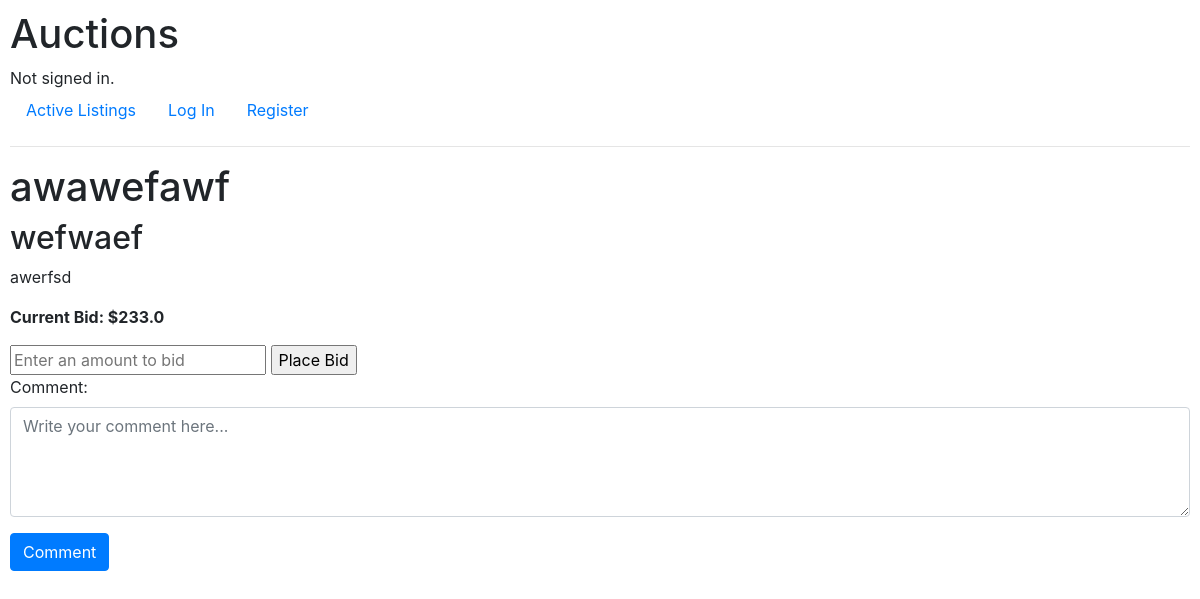
The page /listing_page/2 on the database its author committed.
### auctions/models.py (models this page shows, shortened)
class Auctions(models.Model):
    auction_id = models.BigAutoField(primary_key=True)
    auction_name = models.CharField(max_length=1000)
    item_image = models.CharField(
        max_length=10000, blank=True, null=True, default=None
    )
    item_category = models.CharField(max_length=1000, blank=True, null=True, default=None)
    item_name = models.CharField(max_length=1000, default="No Name")
    item_description = models.CharField(max_length=10000, default="None")
    starting_bid = models.FloatField()
    listing_creation_time = models.DateTimeField(auto_now_add=True)
    listed_by = models.ForeignKey(
        User, on_delete=models.CASCADE, related_name="listed_items"
    )
    current_bid = models.FloatField()
    current_bid_by = models.ForeignKey(
        User, blank=True, null=True,
        default=None,
        on_delete=models.SET_NULL,
        related_name="winning_bids"
    )
    status = models.CharField(max_length=4, default="Sale")
    sold_to = models.ForeignKey(
        User, blank=True,
        null=True,
        on_delete=models.SET_NULL,
        related_name="purchased_items",
    )

### auctions/views.py (the view, shortened to what this page needs)
# urls.py: path("listing_page/<int:auction_id>", views.listing_page, name="listing_page"),
def listing_page(request, auction_id):
    auction = Auctions.objects.get(pk=auction_id)
    return render(request, "auctions/listing_page.html", {
        "a": auction
    })

### auctions/templates/auctions/listing_page.html (shortened to what this page needs)
{% extends "auctions/layout.html" %} {% block body %}
<h1>{{ a.auction_name }}</h1>
<h2>{{ a.item_name }}</h2>
<p>{{ a.item_description }}</p>
{% if a.status != "Sold" %}
  {% if a.current_bid_by is None %}
    <p><strong>Starting Bid: ${{ a.starting_bid }}</strong></p>
  {% else %}
    <p><strong>Current Bid: ${{ a.current_bid }}</strong></p>
  {% endif %}
<form action="{{ a.id }}" method="post">
    <input type="text" name="bid" placeholder="Enter an amount to bid">
    <input type="submit" name="submit" value="Place Bid">
  </form>
{% else %}
  <p><strong>Item "{{ a.item_name }}" sold by user {{ a.listed_by }} at the price of ${{ a.current_bid }} to user {{ a.sold_to }}</strong></p>
{% endif %}
<form>
        <div class="form-group">
            <label for="comment">Comment:</label>
            <textarea class="form-control" id="comment" name="comment" placeholder="Write your comment here..." rows="4"></textarea>
        </div>
        <input type="submit" name="submit" class="btn btn-primary" value="Comment">
</form>
{% endblock%}

### auctions/static/auctions/styles.css (style rules this page uses)
body { padding: 10px; }

### rows shown on the page
Auctions: auction_name "awawefawf", item_name "wefwaef", item_description "awerfsd", current_bid "233.0"
